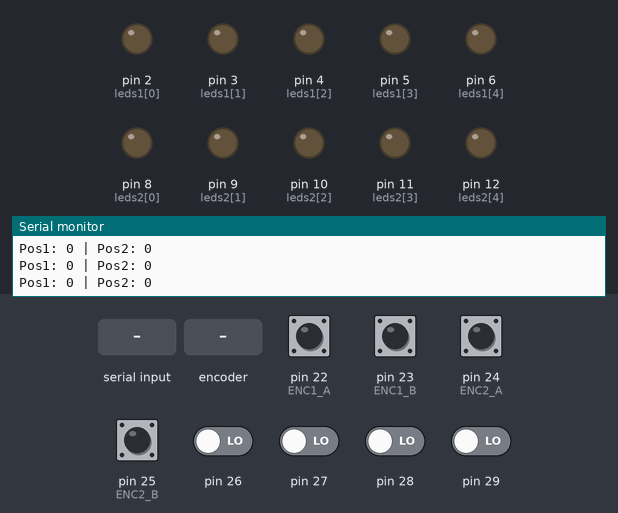
Recording of a sketch running on a simulated Arduino Mega 2560, built for the host (arithmetic inside an expression is 32-bit, double 64-bit). On the bench: output pins drawn as LEDs (lit = HIGH), the last lines printed to the serial monitor. The inputs (shaded band) are chosen by the test bench; at power-on: pin 22 (ENC1_A), pin 23 (ENC1_B), pin 24 (ENC2_A), pin 25 (ENC2_B) HIGH, pin 26–29 LOW.

Above: at 1.2 s.
1.3 s: "90,45\n" received over Serial
At 2.5 s:
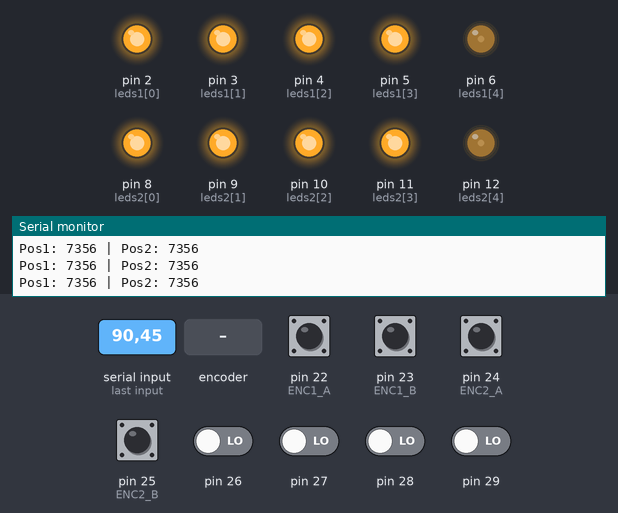
2.8 s: "30,150\n" received over Serial
At 3.9 s:
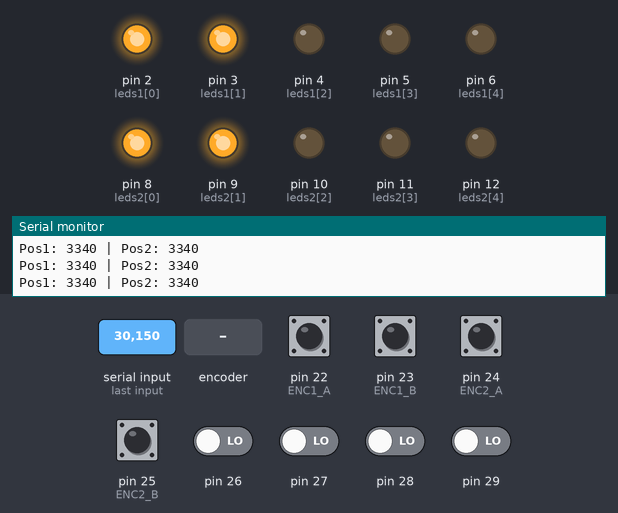
4.3 s: "5\n" received over Serial
At 5.1 s:
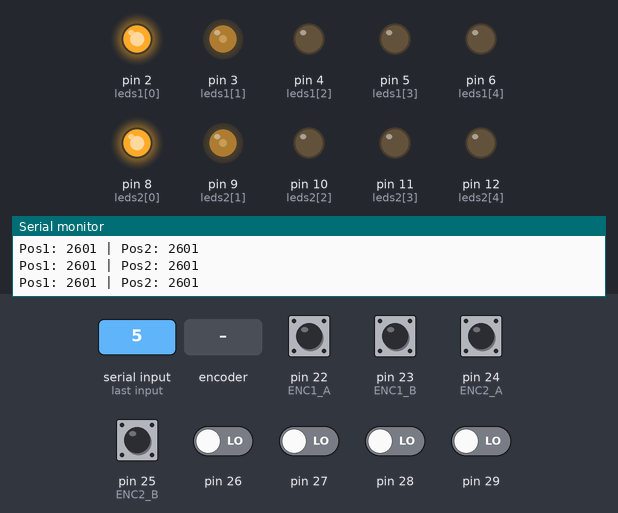
5.8 s: "90\n" received over Serial
At 6.2 s:
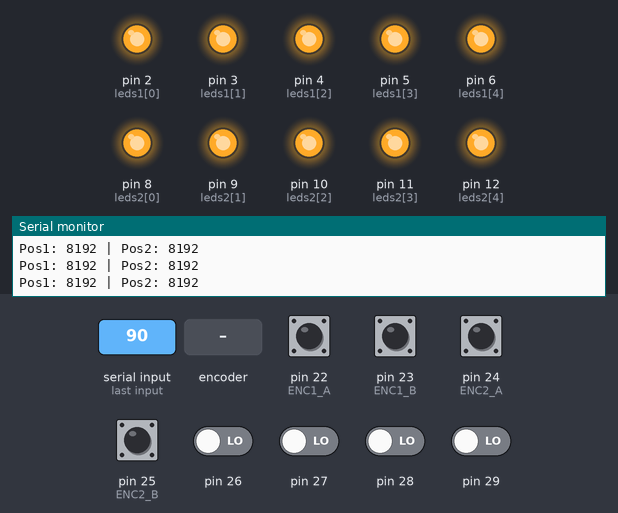
7.3 s: rotary encoder on pin 22 (ENC1_A) / pin 23 (ENC1_B) turned 2 steps (second pin leading)
At 7.43 s:
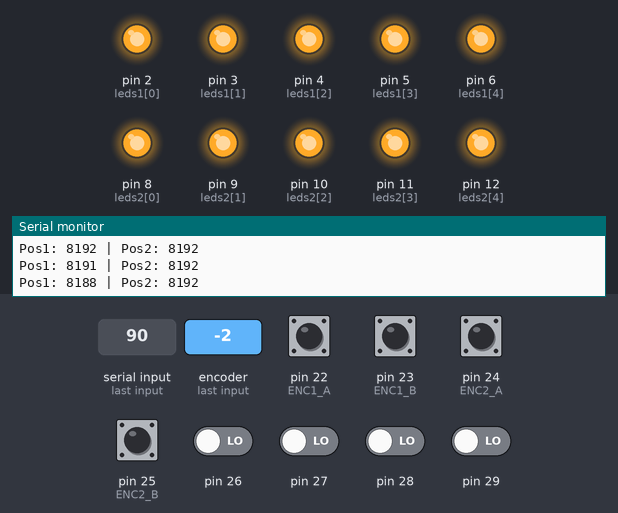
9.2 s: pin 24 (ENC2_A) pulled LOW for 0.15 s
At 10.6 s:
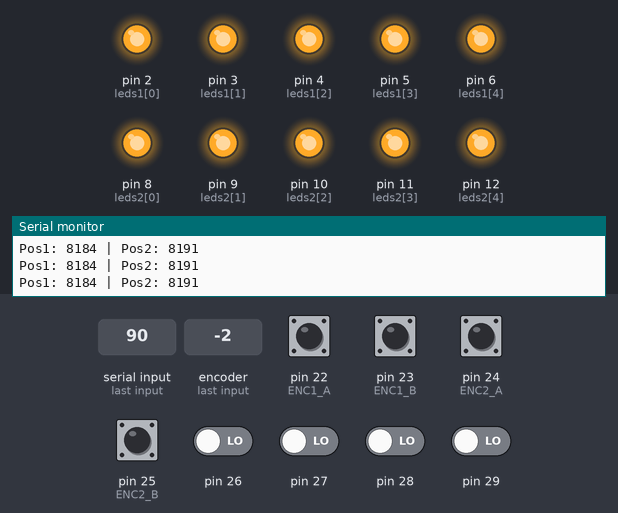
Timing chart, 0 to 11.8 s (numbered marks = the images above; inputs shaded):
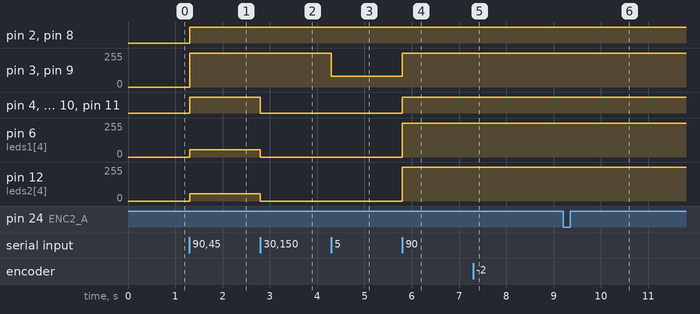

The sketch:

Controle_Leds.ino
```cpp
// Pinos dos encoders
#define ENC1_A 22  // PA0
#define ENC1_B 23  // PA1
#define ENC2_A 24  // PA2
#define ENC2_B 25  // PA3

// LEDs (5 para cada encoder)
const int leds1[5] = {2, 3, 4, 5, 6};
const int leds2[5] = {8, 9, 10, 11, 12};

long pos1 = 0;
long pos2 = 0;

uint8_t lastState1 = 0;
uint8_t lastState2 = 0;

// ===== DIREÇÃO =====
int dir1 = -1;
int dir2 = -1;

// ===== CONFIG =====
float total_degrees = 720.0;
const float pulses_per_rev = 4096.0;

long MAX_POS;
const long MIN_POS = 0;

float gammaValue = 2.2;

// PWM útil
const int PWM_MIN = 0;
const int PWM_MAX = 255;

// controle de tempo
unsigned long lastPWM = 0;
unsigned long lastSerial = 0;

void updateBargraph(float norm, const int *leds) {

  norm = constrain(norm, 0.0, 1.0);

  for (int i = 0; i < 5; i++) {

    float start = i * 0.2;
    float end   = start + 0.2;

    float level;

    if (norm >= end) {
      level = 1.0;
    }
    else if (norm <= start) {
      level = 0.0;
    }
    else {
      level = (norm - start) / 0.2;
    }

    level = pow(level, gammaValue);

    int pwm = PWM_MIN + level * (PWM_MAX - PWM_MIN);
    pwm = constrain(pwm, 0, 255);

    analogWrite(leds[i], pwm);
  }
}

void setup() {
  Serial.begin(115200);

  pinMode(ENC1_A, INPUT_PULLUP);
  pinMode(ENC1_B, INPUT_PULLUP);
  pinMode(ENC2_A, INPUT_PULLUP);
  pinMode(ENC2_B, INPUT_PULLUP);

  // LEDs
  for (int i = 0; i < 5; i++) {
    pinMode(leds1[i], OUTPUT);
    pinMode(leds2[i], OUTPUT);
  }

  uint8_t porta = PINA;
  lastState1 = ((porta >> 0) & 1) | (((porta >> 1) & 1) << 1);
  lastState2 = ((porta >> 2) & 1) | (((porta >> 3) & 1) << 1);

  float pulses_per_degree = pulses_per_rev / 360.0;
  MAX_POS = total_degrees * pulses_per_degree;
}

void loop() {

  // ===== LEITURA RÁPIDA =====
  uint8_t porta = PINA;

  uint8_t state1 = ((porta >> 0) & 1) | (((porta >> 1) & 1) << 1);
  uint8_t state2 = ((porta >> 2) & 1) | (((porta >> 3) & 1) << 1);

  static const int8_t table[4][4] = {
    { 0, -1,  1,  0},
    { 1,  0,  0, -1},
    {-1,  0,  0,  1},
    { 0,  1, -1,  0}
  };

  pos1 += dir1 * table[lastState1][state1];
  pos2 += dir2 * table[lastState2][state2];

  lastState1 = state1;
  lastState2 = state2;

  // saturação
  if (pos1 < MIN_POS) pos1 = MIN_POS;
  if (pos1 > MAX_POS) pos1 = MAX_POS;

  if (pos2 < MIN_POS) pos2 = MIN_POS;
  if (pos2 > MAX_POS) pos2 = MAX_POS;

  if (millis() - lastPWM >= 2) {
    lastPWM = millis();

    float norm1 = (float)pos1 / MAX_POS;
    float norm2 = (float)pos2 / MAX_POS;

    updateBargraph(norm1, leds1);
    updateBargraph(norm2, leds2);
  }

  // ===== SERIAL INPUT =====
  if (Serial.available() > 0) {

    String input = Serial.readStringUntil('\n');

    if (input.length() == 0) return;

    int target = input.toInt();
    target = constrain(target, 0, 100);

    float normTarget = target / 100.0;
    int pwmTarget = PWM_MIN + normTarget * (PWM_MAX - PWM_MIN);

    float norm1 = (float)pos1 / MAX_POS;
    norm1 = pow(norm1, gammaValue);
    int currentPWM1 = PWM_MIN + norm1 * (PWM_MAX - PWM_MIN);

    float norm2 = (float)pos2 / MAX_POS;
    norm2 = pow(norm2, gammaValue);
    int currentPWM2 = PWM_MIN + norm2 * (PWM_MAX - PWM_MIN);

    int deltaPWM1 = pwmTarget - currentPWM1;
    int deltaPWM2 = pwmTarget - currentPWM2;

    float deltaNorm1 = (float)deltaPWM1 / (PWM_MAX - PWM_MIN);
    float deltaNorm2 = (float)deltaPWM2 / (PWM_MAX - PWM_MIN);

    pos1 += deltaNorm1 * MAX_POS;
    pos2 += deltaNorm2 * MAX_POS;

    if (pos1 < MIN_POS) pos1 = MIN_POS;
    if (pos1 > MAX_POS) pos1 = MAX_POS;

    if (pos2 < MIN_POS) pos2 = MIN_POS;
    if (pos2 > MAX_POS) pos2 = MAX_POS;

    Serial.print("Ajuste para: ");
    Serial.print(target);
    Serial.println("%");
  }

  // ===== DEBUG =====
  if (millis() - lastSerial >= 100) {
    lastSerial = millis();

    Serial.print("Pos1: ");
    Serial.print(pos1);
    Serial.print(" | Pos2: ");
    Serial.print(pos2);
    Serial.println();
  }
}
```

Measured:
- after the input at 1.3 s, pin 2 (leds1[0]), pin 4 (leds1[2]), pin 5 (leds1[3]), pin 8 (leds2[0]), pin 10 (leds2[2]), pin 11 (leds2[3]): LOW → HIGH at once; pin 3 (leds1[1]), pin 9 (leds2[1]): 0/255 → 255/255 at once; pin 6 (leds1[4]), pin 12 (leds2[4]): 0/255 → 53/255 at once
- after the input at 2.8 s, pin 4 (leds1[2]), pin 5 (leds1[3]), pin 10 (leds2[2]), pin 11 (leds2[3]): HIGH → LOW at once; pin 6 (leds1[4]), pin 12 (leds2[4]): 53/255 → 0/255 at once
- after the input at 4.3 s, pin 3 (leds1[1]), pin 9 (leds2[1]): 255/255 → 79/255 at once
- after the input at 5.8 s, pin 3 (leds1[1]), pin 9 (leds2[1]): 79/255 → 255/255 at once; pin 4 (leds1[2]), pin 5 (leds1[3]), pin 10 (leds2[2]), pin 11 (leds2[3]): LOW → HIGH at once; pin 6 (leds1[4]), pin 12 (leds2[4]): 0/255 → 255/255 at once
- after the input at 7.3 s, pin 6 (leds1[4]): 255/255 → 253/255 at once, → 252/255 0.22 s later
- after the input at 9.2 s, pin 12 (leds2[4]): 255/255 → 254/255 after 0.15 s
